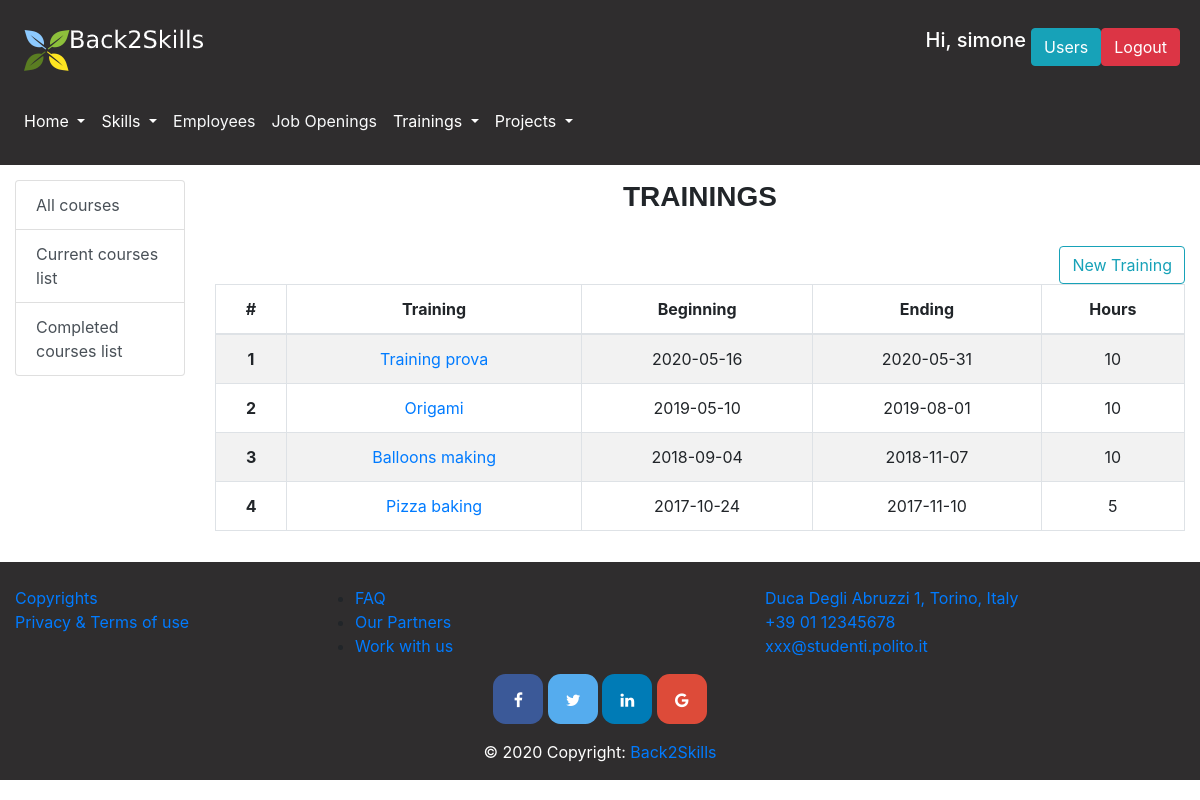
/trainings/all (signed in), run on an earlier commit of the app's database.
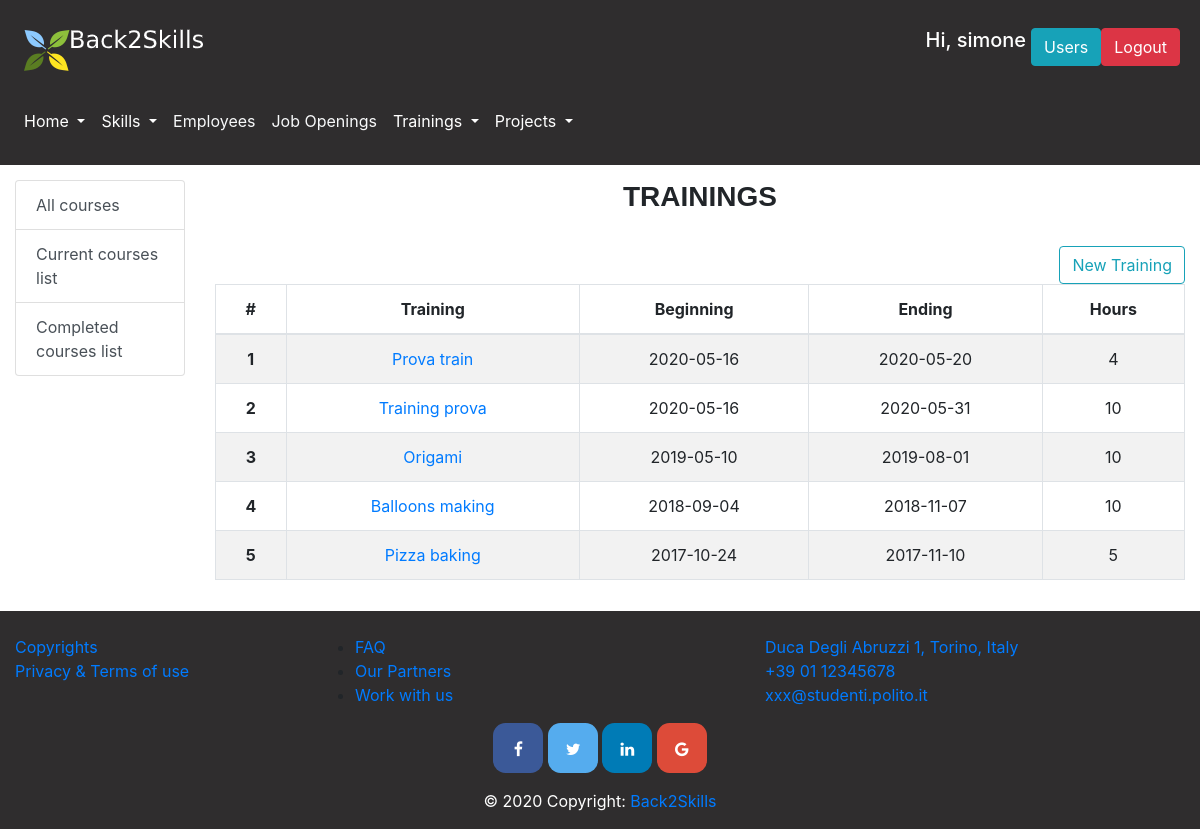
And on a later commit of the database.
### database.py (models this page shows, shortened)
class User(db.Model):
    __tablename__ = 'user'
    id = db.Column(db.Integer, primary_key=True)
    name = db.Column(db.String)
    surname = db.Column(db.String)
    email = db.Column(db.String, nullable=False, unique=True)
    password = db.Column(db.String, nullable=False)
    admin = db.Column(db.Boolean)
    project = db.Column(db.Integer, db.ForeignKey('project.id'))
    @property
    def is_authenticated(self):
        return True

class Training(db.Model):
    __tablename__ = 'training'
    id = db.Column(db.Integer, primary_key=True)
    name = db.Column(db.String)
    starting_Date = db.Column(db.Date)
    ending_Date = db.Column(db.Date)
    hours = db.Column(db.Integer)
    skill = db.relationship("Skill", secondary="training_skill")
    employee = db.relationship("Employee", secondary="employee_training")
    closed = db.Column(db.Boolean)

### app.py (the view, shortened to what this page needs)
@app.route('/trainings',methods=['POST'])
@app.route('/trainings/<period>')
@login_required
def trainings(period="all"):
    skills=get_skills()
    if period == "past":
         trainings_list = get_past_trainings()
    elif period == "current":
         trainings_list = get_current_trainings()
    else:
         trainings_list= get_trainings()
    trainings_list.sort(key=lambda x: x.starting_Date, reverse=True)
    ranges=[1,2,3,4,5,6,7,8,9,10]
    return render_template('trainings.html',skills=skills,trainings_list=trainings_list,range=ranges)

### app.py (called while the page is built)
@app.after_request
def add_header(r):
    r.headers["Cache-Control"] = "no-cache, no-store, must-revalidate"
    r.headers["Pragma"] = "no-cache"
    r.headers["Expires"] = "0"
    r.headers['Cache-Control'] = 'public, max-age=0'
    return r

@login_manager.user_loader
def load_user(user_id):
    return get_user_by_id(user_id)

### database.py (called while the page is built)
def get_user_by_id(user_id):
    return User.query.filter(User.id==user_id).first()

def get_skills():
    skills=Skill.query.all()
    skills.sort(key=lambda x: x.name)
    return skills

def get_trainings():
    trainings=Training.query.all()
    trainings.sort(key=lambda x: x.name)
    return trainings

### templates/trainings.html (shortened to what this page needs)
{% extends "layout.html" %}
{% block pageContent %}
    <div class="row">
        <div class="col-md-2">
            <div class="content-section">
                <div class="list-group">
                    <a href="/trainings/all" class="list-group-item list-group-item-action">All courses</a>
                    <a href="/trainings/current" class="list-group-item list-group-item-action">Current courses list</a>
                    <a href="/trainings/past" class="list-group-item list-group-item-action">Completed courses list</a>
                </div>
            </div>
        </div>
        <div class="col-md-10">
            {% block sectionContent %}
                <h3 class="section-title">{{ period }} trainings </h3>
                <br/>
                {% if current_user.is_authenticated and current_user.admin %}
                    <button type="button" class="btn btn-outline-info float-right" data-toggle="modal" data-target="#newTrainingModal">
                        New Training
                    </button>
                    <br/>
                {% endif %}
                <div class="table-responsive">
                    <table class="table table-hover table-bordered table-striped text-center">
                        <thead>
                        <tr>
                            <th scope="col">#</th>
                            <th scope="col">Training</th>
                            <th scope="col">Beginning</th>
                            <th scope="col">Ending</th>
                            <th scope="col">Hours</th>
                        </tr>
                        </thead>
                        <tbody>
                        {% for training in trainings_list %}
                            <tr>
                                <th scope="row">{{loop.index}}</th>
                                <td><a href="/training/{{ training.id }}"> {{ training.name }} </a></td>
                                <td>{{ training.starting_Date }}</td>
                                <td>{{ training.ending_Date }}</td>
                                <td>{{ training.hours }}</td>
                            </tr>
                        {% endfor %}
                        </tbody>
                    </table>
                </div>
                </div>
                </div>
            {% endblock %}
{% endblock %}

### templates/layout.html (shortened to what this page needs)
<!DOCTYPE html>
<html lang="en">
<head>
    <link rel="stylesheet" href="{{ url_for('static',filename='css/bootstrap.css') }}" >
    <link rel="stylesheet" href="{{ url_for('static',filename='css/bootstrap-override.css') }}" >
</head>
<body>
<header>
    <nav class="navbar navbar-expand-lg navbar-light light-dark" id="loginNavbar">
        <a class="navbar-brand" href="/home"><img src="/static/images/Logosmallwhite.png" alt=""></a>
        {% if current_user.is_authenticated%}
            <div class="btn-group ml-auto mr-1">
                <h5 style="color: white; margin-right: 5px;">Hi, {{ current_user.name }}</h5>
                {% if current_user.admin %}
                    <a href="/users"><button class="btn btn-info">Users</button></a>
                {% else %}
                    {% if current_user.project %}
                        <a href="/project/{{ current_user.project }}"><button class="btn btn-info">Your project</button></a>
                    {% endif %}
                {% endif %}
                <form action="/logout" method="POST">
                    <button type="submit" class="btn btn-danger">Logout</button>
                </form>
            </div>
        {% else %}
            <a href="/login" class="btn btn-info ml-auto mr-1" role="button">Login</a>
        {% endif %}
    </nav>
    <nav class="navbar navbar-expand-lg navbar-light text-white light-dark" id="menuNavbar">
        <div class="collapse navbar-collapse" id="navbarSupportedContent">
            <ul class="navbar-nav mr-auto">
                <li class="nav-item dropdown ">
                    <a class="nav-link dropdown-toggle text-white" href="#" id="homepageDropdown" role="button" data-toggle="dropdown" aria-haspopup="true" aria-expanded="false">
                        Home
                    </a>
                </li>
                <li class="nav-item dropdown">
                    <a class="nav-link dropdown-toggle text-white" href="/skills" id="skillsDropdown" role="button" data-toggle="dropdown" aria-haspopup="true" aria-expanded="false">
                        Skills
                    </a>
                </li>
                <li class="nav-item">
                    <a class="nav-link" href="/employees" id="employeesButton" role="button" aria-haspopup="true" aria-expanded="false" >
                        <p class="text-light"> Employees</p>
                    </a>
                </li>
                <li class="nav-item">
                    <a class="nav-link" href="/jobs" id="jobsButton" role="button" aria-haspopup="true" aria-expanded="false">
                        <p class="text-light">Job Openings</p>
                    </a>
                </li>
                <li class="nav-item dropdown">
                    <a class="nav-link dropdown-toggle text-white" href="#" id="trainingsDropdown" role="button" data-toggle="dropdown" aria-haspopup="true" aria-expanded="false">
                        Trainings
                    </a>
                </li>
                <li class="nav-item dropdown">
                    <a class="nav-link dropdown-toggle text-white" href="#" id="projectsDropdown" role="button" data-toggle="dropdown" aria-haspopup="true" aria-expanded="false">
                        Projects
                    </a>
                </li>
            </ul>
        </div>
    </nav>
</header>
<main role="main" id="main-container">
    {% block pageContent %}
    {% endblock %}
</main>
<footer class="page-footer font-small light-dark pt-4">
    <div class="container-fluid text-center text-md-left">
        <div class="row">
            <div class="col-md-3 mb-md-0 mb-3">
                <ul class="list-unstyled">
                    <li>
                        <a href="#">Copyrights</a>
                    </li>
                    <li>
                        <a href="#">Privacy & Terms of use</a>
                    </li>
                </ul>
            </div>
            <div class="col-md-3 mb-md-0 mb-3">
                <ul>
                    <li>
                        <a href="/faq" role="button">FAQ</a>
                    </li>
                    <li>
                        <a href="#">Our Partners</a>
                    </li>
                    <li>
                        <a href="#">Work with us</a>
                    </li>
                </ul>
            </div>
            <div class="col-md-3 mx-auto">
                <ul class="list-unstyled">
                    <li>
                        <a href="#!">Duca Degli Abruzzi 1, Torino, Italy</a>
                    </li>
                    <li>
                        <a href="#!">+39 01 12345678</a>
                    </li>
                    <li>
                        <a href="#!">xxx@studenti.polito.it</a>
                    </li>
                </ul>
            </div>
        </div>
    </div>
    <div class="container">
        <div class="mx-auto" style="width: 400px;">
            <link rel="stylesheet" href="https://cdnjs.cloudflare.com/ajax/libs/font-awesome/4.7.0/css/font-awesome.min.css">
            <div class=" text-center">
                <a href="#" class="fa fa-facebook" style="font-size: medium"></a>
                <a href="#" class="fa fa-twitter" style="font-size: medium"></a>
                <a href="#" class="fa fa-linkedin" style="font-size: medium"></a>
                <a href="#" class="fa fa-google" style="font-size: medium"></a>
            </div>
        </div>
    </div>
    <div class="footer-copyright text-white text-center py-3">© 2020 Copyright:
        <a href=""> Back2Skills</a>
    </div>
</footer>
</body>
</html>

What changed in the data, as far as the page shows it:
added Training: name "Prova train", starting_Date "2020-05-16", ending_Date "2020-05-20", hours "4"
